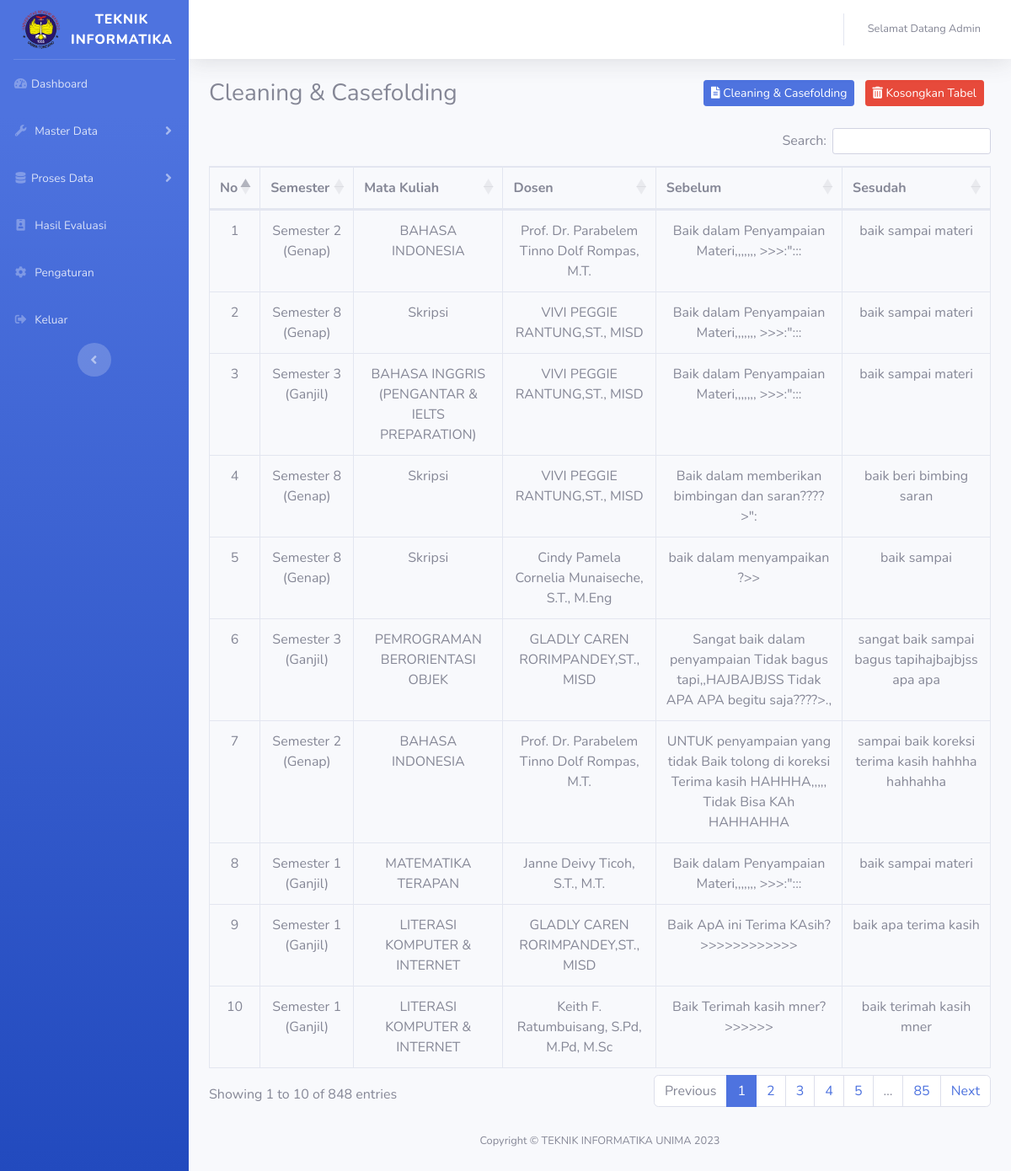
Page /index.php/admin/evaluasi/cleaning on the committed database.
### tables this page shows
CREATE TABLE `cleaning` (
  `id_cleaning` int(11) NOT NULL,
  `mata_kuliah` varchar(50) NOT NULL,
  `nama_dosen` varchar(50) NOT NULL,
  `ulasan` text NOT NULL,
  `sentiment` varchar(50) DEFAULT NULL
);

CREATE TABLE `evaluasi` (
  `id_evaluasi` int(11) NOT NULL,
  `id_mahasiswa` int(11) DEFAULT NULL,
  `semester` varchar(255) DEFAULT NULL,
  `mata_kuliah` varchar(50) NOT NULL,
  `nama_dosen` varchar(50) NOT NULL,
  `ulasan` text NOT NULL,
  `sentiment` varchar(50) DEFAULT NULL
);

### application/controllers/admin/Evaluasi.php (called while the page is built, shortened)
<?php
class Evaluasi extends CI_Controller {
	public function __construct() {
		$this->load->model('LppmModel');
	}
	public function cleaning () {
		$data['eval'] = $this->db->query('SELECT * FROM  evaluasi');
		$data['clean'] = $this->db->query('SELECT * FROM  cleaning');
		$data['stop'] = $this->db->query('SELECT * FROM  stopword');
		$data['stem'] = $this->db->query('SELECT * FROM  stemming');
		$data['label'] = $this->db->query('SELECT sentiment FROM  stemming');
		$data['train'] = $this->db->query('SELECT * FROM  data_training');
		$data['tfidf'] = $this->db->query('SELECT tfidf FROM  data_training');
		$data['title'] = "Cleaning & Casefolding";
		$data['training'] = $this->db->query("SELECT a.*, d.ulasan as eval, d.semester, d.nama_dosen, d.mata_kuliah FROM cleaning a LEFT JOIN evaluasi d ON a.id_cleaning=d.id_evaluasi")->result();
		$this->load->view('templates_admin/header', $data);
		$this->load->view('templates_admin/sidebar');
		$this->load->view('admin/cleaning', $data);
		$this->load->view('templates_admin/footer');
	}
}
?>

### index.php (called while the page is built, shortened)
<?php
require_once BASEPATH.'core/CodeIgniter.php';

### application/views/admin/cleaning.php (the view, shortened to what this page needs)
<div class="container-fluid">
    <div class="d-sm-flex align-items-center mb-4">
    <h1 class="h3 mb-0 text-grey-800"><?php echo $title ?></h1>
        <div class="ml-auto">
            <a href="<?php echo base_url('admin/evaluasi/preprocessing') ?>" class="btn btn-sm btn-primary mr-2">
                <i class="fas fa-file-alt"></i> Cleaning & Casefolding
            </a>
            <a href="<?php echo base_url('admin/evaluasi/Kosongkan_tabel1') ?>" class="btn btn-sm btn-danger mr-2">
                <i class="fas fa-trash-alt"></i> Kosongkan Tabel
            </a>
        </div>
    </div>
    <div class="table-responsive">
        <table id="example" id="data-tabel" class="table table-bordered mt-2" width="100%">
            <thead>
                <tr class="text-center">
                    <th>No</th>
                    <th>Semester</th>
                    <th>Mata Kuliah</th>
                    <th>Dosen</th>
                    <th>Sebelum</th>
                    <th>Sesudah</th>
            </thead>
            <tbody>
                <?php $no=1; foreach($training as $b) : ?>
                <tr>
                    <td class="text-center"><?php echo $no++ ?></td>
                    <td class="text-center"><?php echo $b->semester++ ?></td>
                    <td class="text-center"><?php echo $b->mata_kuliah ?></td>
                    <td class="text-center"><?php echo $b->nama_dosen ?></td>
                    <td class="text-center"><?php echo $b->eval ?></td>
                    <td class="text-center"><?php echo $b->ulasan ?></td>
                <?php endforeach; ?>
            </tbody>
        </table>
    </div>
</div>

### rows in the picture
cleaning: evaluasi.mata_kuliah "BAHASA INDONESIA", evaluasi.nama_dosen "Prof. Dr. Parabelem Tinno Dolf Rompas, M.T.", evaluasi.ulasan "Baik dalam Penyampaian Materi,,,,,,, >>>:\":::", ulasan "baik sampai materi"
cleaning: evaluasi.mata_kuliah "Skripsi", evaluasi.nama_dosen "VIVI PEGGIE RANTUNG,ST., MISD", evaluasi.ulasan "Baik dalam Penyampaian Materi,,,,,,, >>>:\":::", ulasan "baik sampai materi"
cleaning: evaluasi.mata_kuliah "BAHASA INGGRIS (PENGANTAR & IELTS PREPARATION)", evaluasi.nama_dosen "VIVI PEGGIE RANTUNG,ST., MISD", evaluasi.ulasan "Baik dalam Penyampaian Materi,,,,,,, >>>:\":::", ulasan "baik sampai materi"
cleaning: evaluasi.mata_kuliah "Skripsi", evaluasi.nama_dosen "VIVI PEGGIE RANTUNG,ST., MISD", evaluasi.ulasan "Baik dalam memberikan bimbingan dan saran????>\":", ulasan "baik beri bimbing saran"
cleaning: evaluasi.mata_kuliah "Skripsi", evaluasi.nama_dosen "Cindy Pamela Cornelia Munaiseche, S.T., M.Eng", evaluasi.ulasan "baik dalam menyampaikan ?>>", ulasan "baik sampai"
cleaning: evaluasi.mata_kuliah "PEMROGRAMAN BERORIENTASI OBJEK", evaluasi.nama_dosen "GLADLY CAREN RORIMPANDEY,ST., MISD", evaluasi.ulasan "Sangat baik dalam penyampaian Tidak bagus tapi,,HAJBAJBJSS Tidak APA APA begitu saja????>.,", ulasan "sangat baik sampai bagus tapihajbajbjss apa apa"
cleaning: evaluasi.mata_kuliah "BAHASA INDONESIA", evaluasi.nama_dosen "Prof. Dr. Parabelem Tinno Dolf Rompas, M.T.", evaluasi.ulasan "UNTUK penyampaian yang tidak Baik tolong di koreksi Terima kasih HAHHHA,,,,, Tidak Bisa KAh HAHHAHHA", ulasan "sampai baik koreksi terima kasih hahhha hahhahha"
cleaning: evaluasi.mata_kuliah "MATEMATIKA TERAPAN", evaluasi.nama_dosen "Janne Deivy Ticoh, S.T., M.T.", evaluasi.ulasan "Baik dalam Penyampaian Materi,,,,,,, >>>:\":::", ulasan "baik sampai materi"
cleaning: evaluasi.mata_kuliah "LITERASI KOMPUTER & INTERNET", evaluasi.nama_dosen "GLADLY CAREN RORIMPANDEY,ST., MISD", evaluasi.ulasan "Baik ApA ini Terima KAsih?>>>>>>>>>>>>", ulasan "baik apa terima kasih"
cleaning: evaluasi.mata_kuliah "LITERASI KOMPUTER & INTERNET", evaluasi.nama_dosen "Keith F. Ratumbuisang, S.Pd, M.Pd, M.Sc", evaluasi.ulasan "Baik Terimah kasih mner?>>>>>>", ulasan "baik terimah kasih mner"

### other values in the picture
$title "Cleaning & Casefolding"
